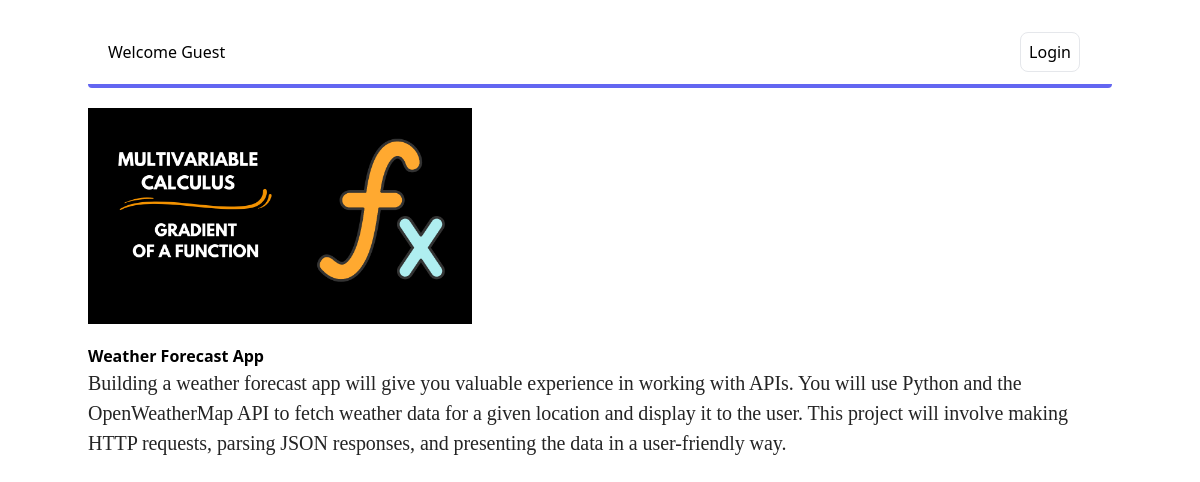
The page /blog-detail/weather-forecast-app on the database its author committed.
### Blog/models.py (models this page shows, shortened)
class Blog(models.Model):
    title = models.CharField(max_length=1000)
    content = FroalaField()
    slug = models.SlugField(max_length=1000, null=True, blank=True)
    user = models.ForeignKey(User, blank=True, null=True,
                             on_delete=models.CASCADE)
    image = models.ImageField(upload_to='images/', null=True, blank=True)
    created_at = models.DateTimeField(auto_now_add=True)
    upload_to = models.DateTimeField(auto_now=True)

### Blog/views.py (the view)
# urls.py: path('blog-detail/<slug>', blog_detail, name="blog_detail"),
def blog_detail(request, slug):
    context = {}
    try:
        blog_obj = Blog.objects.filter(slug=slug).first()
        context['blog_obj'] = blog_obj
    except Exception as e:
        print(e)
    return render(request, 'blog_detail.html', context)

### Blog/templates/blog_detail.html
{% extends "base.html" %}
{% block content %}
<section>
    <div class="container mx-auto">
        <div class="row text-center ">
            <div class="col-xl-10 mx-auto justify-center"><img class="img-fluid  w-96 mb-5"
                    src="/media/{{blog_obj.image}}"
                    alt=""></div>
        </div>
        <div>
            <h1 class="font-bold">{{blog_obj.title}}</h1>
        </div>
        <div class="row">
            <div class="col-xl-8 col-lg-10 mx-auto">
                <div class="text-content">
                    {{blog_obj.content|safe}}
                </div>
            </div>
        </div>
    </div>
</section>
{% endblock %}

### rows shown on the page
Blog: image (picture), title "Weather Forecast App", content "Building a weather forecast app will give you valuable experience in working with APIs. You will use Python and the OpenWeatherMap API to fetch weather data for a given location and display it to the user. This project will involve making HTTP requests, parsing JSON responses, and presenting the data in a user-friendly way."
